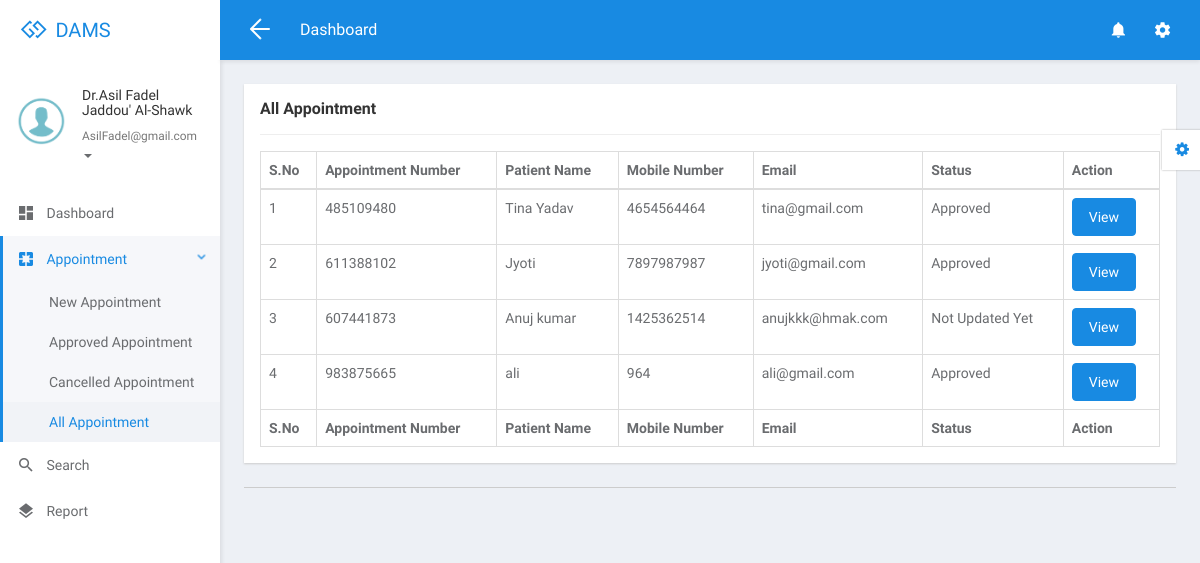
Screenshot of /dams/doctor/all-appointment.php (signed in) with the database file from the repository.
### tables this page shows
CREATE TABLE `tbldoctor` (
  `ID` int(5) NOT NULL,
  `FullName` varchar(250) DEFAULT NULL,
  `MobileNumber` bigint(10) DEFAULT NULL,
  `Email` varchar(250) DEFAULT NULL,
  `Specialization` varchar(250) DEFAULT NULL,
  `Password` varchar(259) DEFAULT NULL,
  `CreationDate` timestamp NULL DEFAULT current_timestamp()
);

CREATE TABLE `tblappointment` (
  `ID` int(10) NOT NULL,
  `AppointmentNumber` int(10) DEFAULT NULL,
  `Name` varchar(250) DEFAULT NULL,
  `MobileNumber` bigint(20) DEFAULT NULL,
  `Email` varchar(250) DEFAULT NULL,
  `AppointmentDate` date DEFAULT NULL,
  `AppointmentTime` time DEFAULT NULL,
  `Specialization` varchar(250) DEFAULT NULL,
  `Doctor` int(10) DEFAULT NULL,
  `Message` mediumtext DEFAULT NULL,
  `ApplyDate` timestamp NULL DEFAULT current_timestamp(),
  `Remark` varchar(250) DEFAULT NULL,
  `Status` varchar(250) DEFAULT NULL,
  `UpdationDate` timestamp NULL DEFAULT NULL ON UPDATE current_timestamp()
);

### dams/doctor/all-appointment.php (the view, shortened to what this page needs)
<?php
if (strlen($_SESSION['damsid']==0)) {
  header('location:logout.php');
  } else{
  ?>
<!DOCTYPE html>
<html lang="en">
<head>
	<link rel="stylesheet" href="libs/bower/font-awesome/css/font-awesome.min.css">
	<link rel="stylesheet" href="libs/bower/material-design-iconic-font/dist/css/material-design-iconic-font.css">
	<link rel="stylesheet" href="libs/bower/animate.css/animate.min.css">
	<link rel="stylesheet" href="libs/bower/fullcalendar/dist/fullcalendar.min.css">
	<link rel="stylesheet" href="libs/bower/perfect-scrollbar/css/perfect-scrollbar.css">
	<link rel="stylesheet" href="assets/css/bootstrap.css">
	<link rel="stylesheet" href="assets/css/core.css">
	<link rel="stylesheet" href="assets/css/app.css">
</head>
<body class="menubar-left menubar-unfold menubar-light theme-primary">
<?php include_once('includes/header.php');?>
<?php include_once('includes/sidebar.php');?>
<main id="app-main" class="app-main">
  <div class="wrap">
	<section class="app-content">
		<div class="row">
			<div class="col-md-12">
				<div class="widget">
					<header class="widget-header">
						<h4 class="widget-title">All Appointment</h4>
					</header>
					<hr class="widget-separator">
					<div class="widget-body">
						<div class="table-responsive">
							<table class="table table-bordered table-hover js-basic-example dataTable table-custom">
								<thead>
									<tr>
										<th>S.No</th>
										<th>Appointment Number</th>
										<th>Patient Name</th>
										<th>Mobile Number</th>
										<th>Email</th>
									<th>Status</th>
										<th>Action</th>
									</tr>
								</thead>
								<tbody>
                  <?php
              $docid=$_SESSION['damsid'];
$sql="SELECT * from  tblappointment where Doctor=:docid";
$query = $dbh -> prepare($sql);
$query-> bindParam(':docid', $docid, PDO::PARAM_STR);
$query->execute();
$results=$query->fetchAll(PDO::FETCH_OBJ);
$cnt=1;
if($query->rowCount() > 0)
{
foreach($results as $row)
{               ?>
									<tr>
										<td><?php echo htmlentities($cnt);?></td>
										<td><?php  echo htmlentities($row->AppointmentNumber);?></td>
										<td><?php  echo htmlentities($row->Name);?></td>
										<td><?php  echo htmlentities($row->MobileNumber);?></td>
										<td><?php  echo htmlentities($row->Email);?></td>
                                        <?php if($row->Status==""){ ?>
                     <td><?php echo "Not Updated Yet"; ?></td>
<?php } else { ?>                  <td><?php  echo htmlentities($row->Status);?>
                  </td>
                  <?php } ?>
										<td><a href="view-appointment-detail.php?editid=<?php echo htmlentities ($row->ID);?>&&aptid=<?php echo htmlentities ($row->AppointmentNumber);?>" class="btn btn-primary">View</a></td>
									</tr>
								 <?php $cnt=$cnt+1;}} ?>
								</tbody>
                  <tfoot>
                  <tr>
                  <th>S.No</th>
										<th>Appointment Number</th>
										<th>Patient Name</th>
										<th>Mobile Number</th>
										<th>Email</th>
										<th>Status</th>
										<th>Action</th>
                  </tr>
                </tfoot>
							</table>
						</div>
					</div>
				</div>
			</div>
		</div>
	</section>
</div>
  <?php include_once('includes/footer.php');?>
</main>
<?php include_once('includes/customizer.php');?>
</body>
</html>
<?php }  ?>

### dams/doctor/includes/sidebar.php (shortened to what this page needs)
<aside id="menubar" class="menubar light">
  <div class="app-user">
    <div class="media">
      <div class="media-left">
        <div class="avatar avatar-md avatar-circle">
          <a href="javascript:void(0)"><img class="img-responsive" src="assets/images/images.png" alt="avatar"/></a>
        </div>
      </div>
      <div class="media-body">
        <div class="foldable">
          <?php
$eid=$_SESSION['damsid'];
$sql="SELECT FullName,Email from  tbldoctor where ID=:eid";
$query = $dbh -> prepare($sql);
$query->bindParam(':eid',$eid,PDO::PARAM_STR);
$query->execute();
$results=$query->fetchAll(PDO::FETCH_OBJ);
foreach($results as $row)
{
$email=$row->Email;
$fname=$row->FullName;
}   ?>
          <h5><a href="javascript:void(0)" class="username"><?php  echo $fname ;?></a></h5>
          <ul>
            <li class="dropdown">
              <a href="javascript:void(0)" class="dropdown-toggle usertitle" data-toggle="dropdown" aria-haspopup="true" aria-expanded="false">
                <small><?php  echo $email;?></small>
                <span class="caret"></span>
              </a>
            </li>
          </ul>
        </div>
      </div>
    </div>
  </div>
  <div class="menubar-scroll">
    <div class="menubar-scroll-inner">
      <ul class="app-menu">
        <li class="has-submenu">
          <a href="dashboard.php">
            <i class="menu-icon zmdi zmdi-view-dashboard zmdi-hc-lg"></i>
            <span class="menu-text">Dashboard</span>
          </a>
        </li>
       <li class="has-submenu">
          <a href="javascript:void(0)" class="submenu-toggle">
            <i class="menu-icon zmdi zmdi-pages zmdi-hc-lg"></i>
            <span class="menu-text">Appointment</span>
            <i class="menu-caret zmdi zmdi-hc-sm zmdi-chevron-right"></i>
          </a>
          <ul class="submenu">
            <li><a href="new-appointment.php"><span class="menu-text">New Appointment</span></a></li>
            <li><a href="approved-appointment.php"><span class="menu-text">Approved Appointment</span></a></li>
            <li><a href="cancelled-appointment.php"><span class="menu-text">Cancelled Appointment</span></a></li>
            <li><a href="all-appointment.php"><span class="menu-text">All Appointment</span></a></li>
          </ul>
        </li>
        <li>
          <a href="search.php">
            <i class="menu-icon zmdi zmdi-search zmdi-hc-lg"></i>
            <span class="menu-text">Search</span>
          </a>
        </li>
        <li>
          <a href="appointment-bwdates.php">
            <i class="menu-icon zmdi zmdi-layers zmdi-hc-lg"></i>
            <span class="menu-text">Report</span>
          </a>
        </li>
      </ul>
    </div>
  </div>
</aside>

### rows the page displays
tbldoctor: FullName "Dr.Asil Fadel Jaddou' Al-Shawk", Email "AsilFadel@gmail.com"
tblappointment: AppointmentNumber "485109480", Name "Tina Yadav", MobileNumber "4654564464", Email "tina@gmail.com", Status "Approved"
tblappointment: AppointmentNumber "611388102", Name "Jyoti", MobileNumber "7897987987", Email "jyoti@gmail.com", Status "Approved"
tblappointment: AppointmentNumber "607441873", Name "Anuj kumar", MobileNumber "1425362514", Email "anujkkk@hmak.com", shows "Not Updated Yet"
tblappointment: AppointmentNumber "983875665", Name "ali", MobileNumber "964", Email "ali@gmail.com", Status "Approved"
